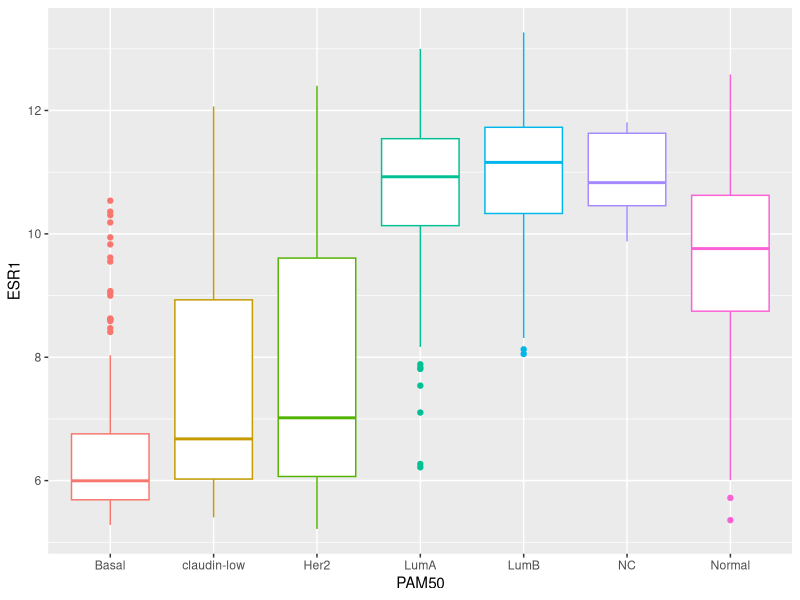
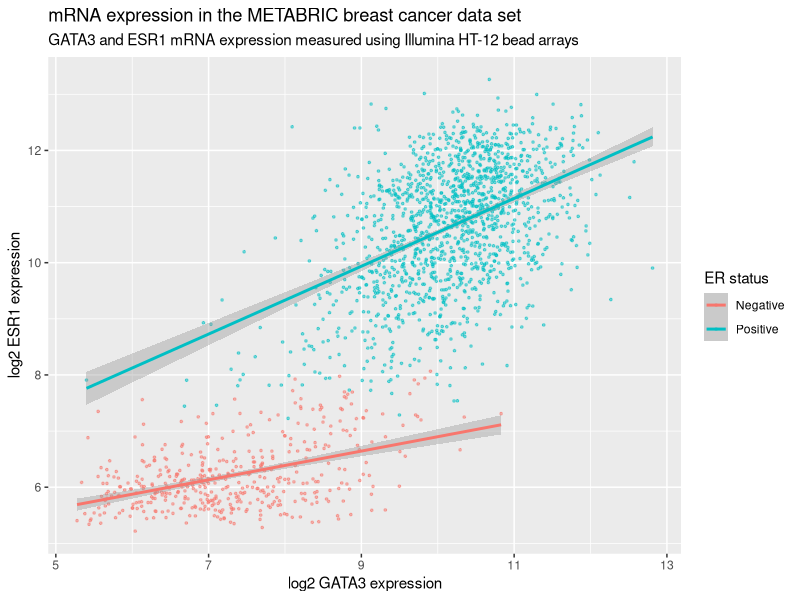
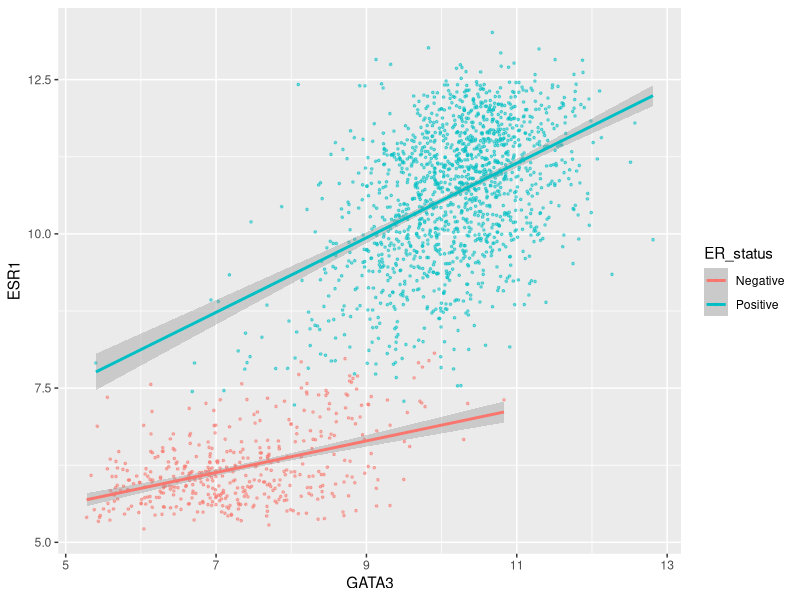
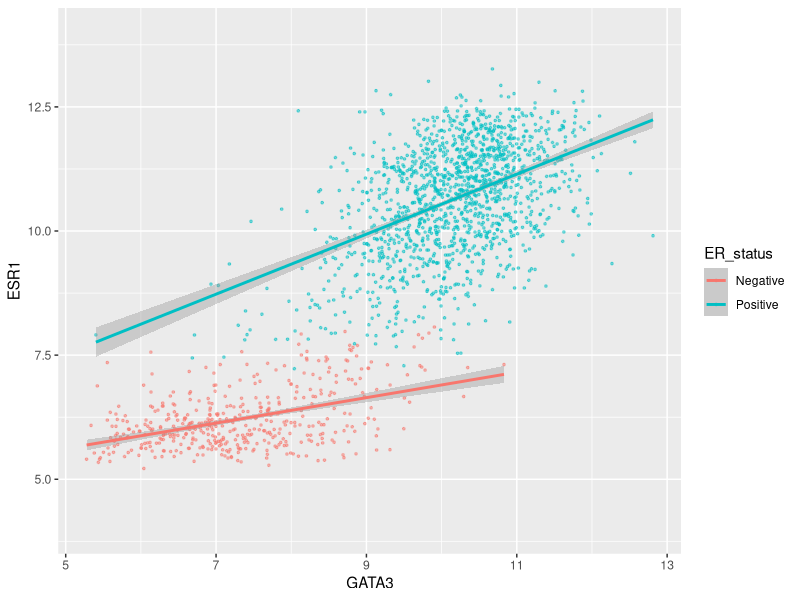
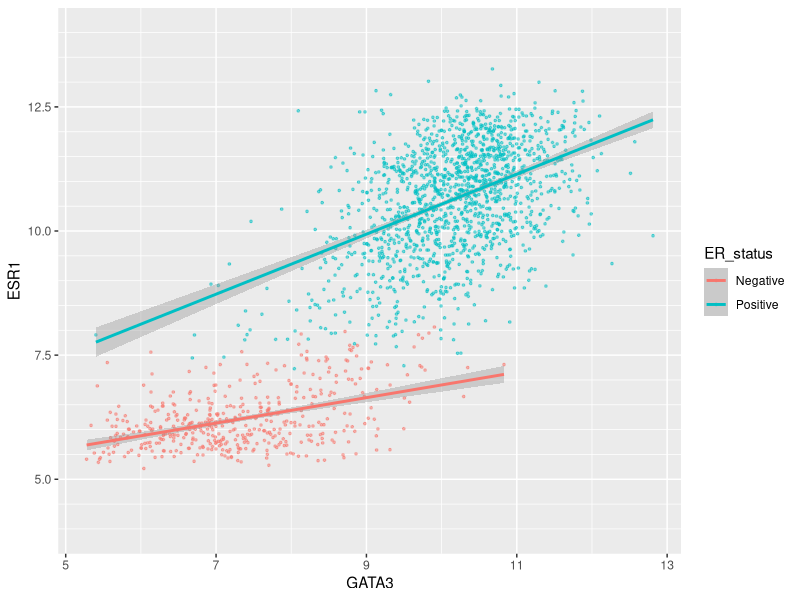
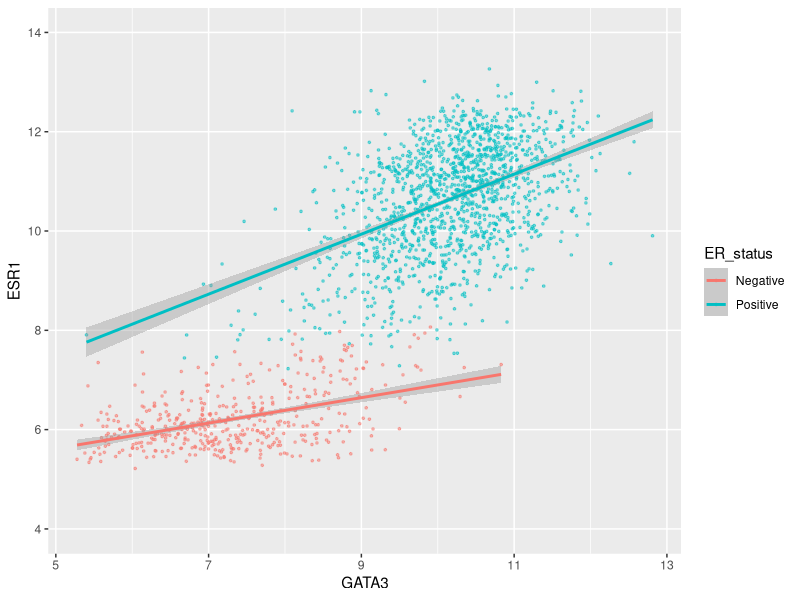
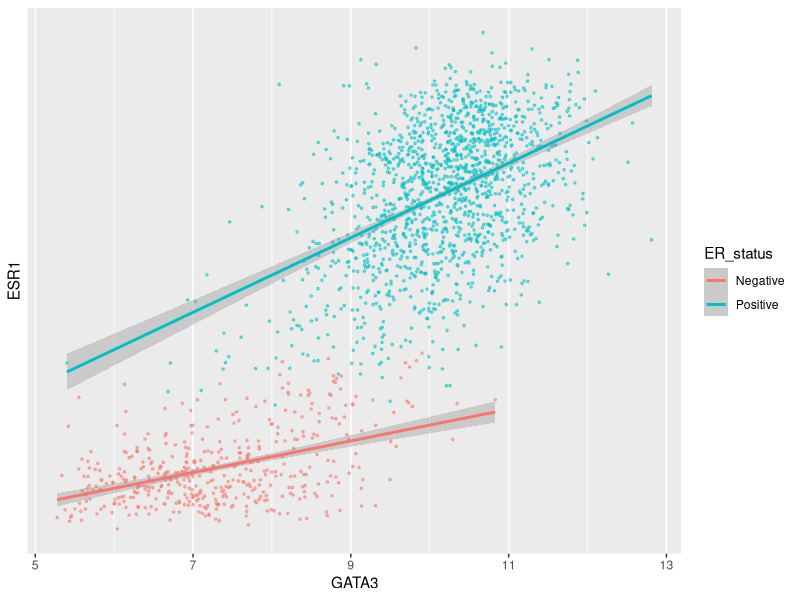
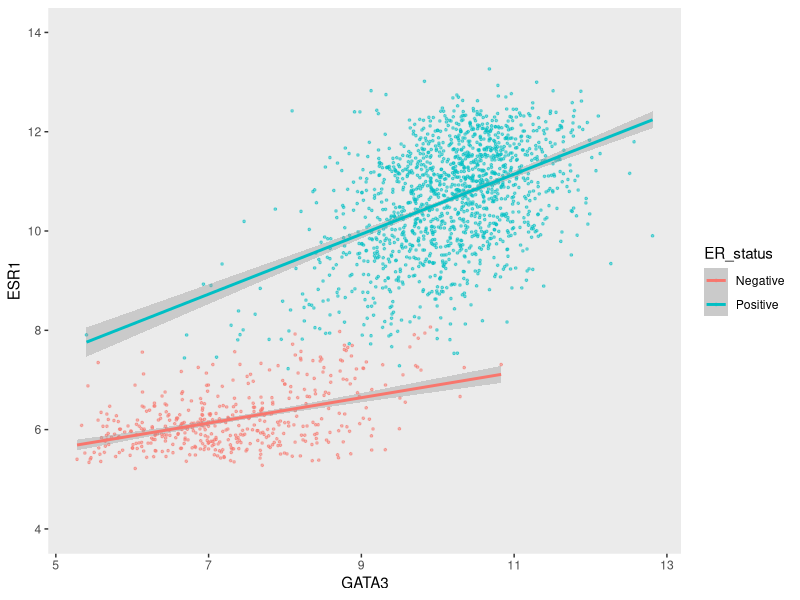

Here is the R script that generated these plots, in order: (Note: this script raises an error after producing the figures.)
## ---- chunk 1
library(tidyverse)
## ---- chunk 2
metabric <- read_csv("data/metabric_clinical_and_expression_data.csv")
metabric
## ---- chunk 3
summarise(metabric, mean(ESR1))
## ---- chunk 4
metabric %>%
  group_by(ER_status) %>%
  summarise(mean(ESR1))
## ---- chunk 5
2 ** (10.64 - 6.21)  # equivalent to (2 ** 10.64) / (2 ** 6.21)
## ---- chunk 6
metabric %>%
  group_by(Integrative_cluster) %>%
  summarise(ESR1 = mean(ESR1))
## ---- chunk 7
metabric %>%
  group_by(PAM50) %>%
  summarise_at(vars(ESR1, PGR, ERBB2), mean)
## ---- chunk 8
metabric %>%
  group_by(PAM50, HER2_status) %>%
  summarise(ESR1_mean = mean(ESR1))
## ---- chunk 9
metabric %>%
  group_by(PAM50, HER2_status) %>%
  summarise(N = n(), ESR1_mean = mean(ESR1))
## ---- chunk 10
count(metabric, PAM50)
## ---- chunk 11
count(metabric, PAM50, HER2_status)
## ---- chunk 12
count(metabric, PAM50, HER2_status, name = "Samples")
## ---- chunk 13
metabric %>%
  group_by(ER_status) %>%
  summarize(N = n(), `Average tumour size` = mean(Tumour_size))
## ---- chunk 14
metabric %>%
  group_by(ER_status) %>%
  summarize(N = n(), `Average tumour size` = mean(Tumour_size, na.rm = TRUE))
## ---- chunk 15
metabric %>%
  filter(!is.na(Tumour_size)) %>%
  group_by(ER_status) %>%
  summarize(N = n(), `Average tumour size` = mean(Tumour_size))
## ---- chunk 16
metabric %>%
  group_by(ER_status) %>%
  summarize(N = n(), Missing = sum(is.na(Tumour_size)), `Average tumour size` = mean(Tumour_size, na.rm = TRUE))
## ---- chunk 17
test_vector <- c(1, 3, 2, NA, 6, 5, NA, 10)
is.na(test_vector)
## ---- chunk 18
sum(is.na(test_vector))
## ---- chunk 19
mean(is.na(test_vector))
## ---- chunk 20
metabric %>%
  group_by(ER_status) %>%
  summarize(N = n(), `Missing tumour size` = sum(is.na(Tumour_size)), `Proportion missing` = mean(is.na(Tumour_size)))
## ---- chunk 21
metabric %>%
  filter(Survival_status == "DECEASED") %>%
  group_by(ER_status) %>%
  summarise(N = n(), N_long_survival = sum(Survival_time > 120), Proportion_long_survival = mean(Survival_time > 120))
## ---- chunk 22
mutations <- read_csv("data/metabric_mutations.csv")
select(mutations, Patient_ID, Chromosome, Position = Start_Position, Ref = Reference_Allele, Alt = Tumor_Seq_Allele1, Type = Variant_Type, Gene)
## ---- chunk 23
mutations %>%
  distinct(Patient_ID) %>%
  nrow()
## ---- chunk 24
mutations %>%
  distinct(Patient_ID, Gene)
## ---- chunk 25
# number of mutations for each gene
count(mutations, Gene)
## ---- chunk 26
# number of tumour samples in which each gene is mutated
mutations %>%
  distinct(Patient_ID, Gene) %>%
  count(Gene)
## ---- chunk 27
band_members
band_instruments
left_join(band_members, band_instruments, by = "name")
## ---- chunk 28
right_join(band_members, band_instruments, by = "name")
## ---- chunk 29
inner_join(band_members, band_instruments, by = "name")
## ---- chunk 30
full_join(band_members, band_instruments, by = "name")
## ---- chunk 31
band_instruments2
left_join(band_members, band_instruments2, by = c("name" = "artist"))
## ---- chunk 32
band_instruments3 <- tibble(
  name =  c("John",   "Paul", "Paul",   "Keith"),
  plays = c("guitar", "bass", "guitar", "guitar")
)
band_instruments3
left_join(band_members, band_instruments3, by = "name")
## ---- chunk 33
band_members3 <- tibble(
  name = c("Mick",   "John",    "Paul",    "Paul"),
  band = c("Stones", "Beatles", "Beatles", "Wings")
)
band_members3
left_join(band_members3, band_instruments3, by = "name")
## ---- chunk 34
band_members4 <- tibble(
  forename = c("Mick",   "John",    "Paul",      "John"),
  surname =  c("Jagger", "Lennon",  "McCartney", "Squire"),
  band =     c("Stones", "Beatles", "Beatles",   "Roses")
)
band_instruments4 <- tibble(
  forename = c("John",   "Paul",      "Keith",    "John"),
  surname =  c("Lennon", "McCartney", "Richards", "Squire"),
  plays =    c("guitar", "bass",      "guitar",   "guitar")
)
full_join(band_members4, band_instruments4, by = c("forename", "surname"))
## ---- chunk 35
band_members5 <- tibble(
  name = c("John", "Paul", "Ringo", "George", "Mick"),
  birth_year = c(1940, 1942, 1940, 1943, 1943),
  band = c("Beetles", "Beetles", "Beetles", "Beetles", "Stones")
)
band_instruments5 <- tibble(
  name = c("John", "Paul", "Ringo", "George"),
  birth_year = c(1940, 1942, 1940, 1943),
  instrument = c("guitar", "bass", "drums", "guitar")
)
left_join(band_members5, band_instruments5, by = "name")
## ---- chunk 36
semi_join(band_members, band_instruments, by = "name")
## ---- chunk 37
anti_join(band_members, band_instruments, by = "name")
## ---- chunk 38
clinical_data <- read_csv("data/metabric_clinical_data.csv")
clinical_data <- select(clinical_data, Patient_ID, ER_status, PAM50)
clinical_data
## ---- chunk 39
mrna_expression_data <- read_tsv("data/metabric_mrna_expression.txt")
mrna_expression_data
## ---- chunk 40
combined_data <- inner_join(clinical_data, mrna_expression_data, by = c("Patient_ID" = "SAMPLE_ID"))
combined_data
## ---- chunk 41
combined_data %>%
  filter(!is.na(PAM50), !is.na(ESR1)) %>%
  ggplot(mapping = aes(x = PAM50, y = ESR1, colour = PAM50)) +
  geom_boxplot(show.legend = FALSE)
## ---- chunk 42
plot <- ggplot(data = metabric, mapping = aes(x = GATA3, y = ESR1, colour = ER_status)) +
  geom_point(size = 0.6, alpha = 0.5) +
  geom_smooth(method = "lm") +
  labs(
    title = "mRNA expression in the METABRIC breast cancer data set",
    subtitle = "GATA3 and ESR1 mRNA expression measured using Illumina HT-12 bead arrays",
    x = "log2 GATA3 expression",
    y = "log2 ESR1 expression",
    colour = "ER status"
  )
plot
## ---- chunk 43
names(plot)
## ---- chunk 44
plot$mapping
## ---- chunk 45
ggplot(data = metabric, mapping = aes(x = GATA3, y = ESR1, colour = ER_status)) +
  geom_point(size = 0.6, alpha = 0.5) +
  geom_smooth(method = "lm") +
  scale_y_continuous(breaks = seq(5, 15, by = 2.5))
## ---- chunk 46
seq(5, 15, by = 2.5)
## ---- chunk 47
ggplot(data = metabric, mapping = aes(x = GATA3, y = ESR1, colour = ER_status)) +
  geom_point(size = 0.6, alpha = 0.5) +
  geom_smooth(method = "lm") +
  scale_y_continuous(breaks = seq(5, 15, by = 2.5), limits = c(4, 14))
## ---- chunk 48
ggplot(data = metabric, mapping = aes(x = GATA3, y = ESR1, colour = ER_status)) +
  geom_point(size = 0.6, alpha = 0.5) +
  geom_smooth(method = "lm") +
  scale_y_continuous(breaks = seq(5, 12.5, by = 2.5), minor_breaks = seq(4, 14, 0.5), limits = c(4, 14))
## ---- chunk 49
ggplot(data = metabric, mapping = aes(x = GATA3, y = ESR1, colour = ER_status)) +
  geom_point(size = 0.6, alpha = 0.5) +
  geom_smooth(method = "lm") +
  scale_y_continuous(breaks = seq(4, 14, by = 2), minor_breaks = NULL, limits = c(4, 14))
## ---- chunk 50
ggplot(data = metabric, mapping = aes(x = GATA3, y = ESR1, colour = ER_status)) +
  geom_point(size = 0.6, alpha = 0.5) +
  geom_smooth(method = "lm") +
  scale_y_continuous(breaks = NULL)
## ---- chunk 51
ggplot(data = metabric, mapping = aes(x = GATA3, y = ESR1, colour = ER_status)) +
  geom_point(size = 0.6, alpha = 0.5) +
  geom_smooth(method = "lm") +
  scale_y_continuous(breaks = seq(4, 14, by = 2), limits = c(4, 14)) +
  theme(panel.grid = element_blank())
## ---- chunk 52
ggplot(data = metabric, mapping = aes(x = GATA3, y = ESR1, colour = ER_status)) +
  geom_point(size = 0.6, alpha = 0.5) +
  geom_smooth(method = "lm") +
  scale_x_continuous(expand = expand_scale(mult = 0.01)) +
  scale_y_continuous(expand = expand_scale(mult = 0.1))
## ---- chunk 53
ggplot(data = metabric, mapping = aes(x = GATA3, y = ESR1, colour = ER_status)) +
  geom_point(size = 0.6, alpha = 0.5) +
  geom_smooth(method = "lm") +
  scale_x_continuous(position = "top")
## ---- chunk 54
ggplot(data = metabric, mapping = aes(x = GATA3, y = ESR1, colour = ER_status)) +
  geom_point(size = 0.6, alpha = 0.5) +
  geom_smooth(method = "lm") +
  scale_colour_manual(values = c("dodgerblue2", "firebrick2"))
## ---- chunk 55
ggplot(data = metabric, mapping = aes(x = GATA3, y = ESR1, colour = `3-gene_classifier`)) +
  geom_point(size = 0.6, alpha = 0.5, na.rm = TRUE) +
  scale_colour_brewer(palette = "Set1")
## ---- chunk 56
ggplot(data = metabric, mapping = aes(x = GATA3, y = ESR1, colour = ER_status)) +
  geom_point(size = 0.6, alpha = 0.5) +
  geom_smooth(method = "lm") +
  scale_colour_manual(values = c("dodgerblue2", "firebrick2"), labels = c("ER-negative", "ER-positive")) +
  labs(colour = NULL)  # remove legend title for colour now that the labels are self-explanatory
## ---- chunk 57
# Nottingham_prognostic_index is incorrectly calculated in the data downloaded from cBioPortal
metabric <- mutate(metabric, Nottingham_prognostic_index = 0.02 * Tumour_size + Lymph_node_status + Neoplasm_histologic_grade)
#
metabric %>%
  filter(!is.na(Nottingham_prognostic_index)) %>%
  ggplot(mapping = aes(x = GATA3, y = ESR1, colour = Nottingham_prognostic_index)) +
  geom_point(size = 0.5)
## ---- chunk 58
metabric %>%
  filter(!is.na(Nottingham_prognostic_index)) %>%
  ggplot(mapping = aes(x = GATA3, y = ESR1, colour = Nottingham_prognostic_index)) +
  geom_point(size = 0.75) +
  scale_colour_gradient(low = "white", high = "firebrick2")
## ---- chunk 59
metabric %>%
  filter(!is.na(Nottingham_prognostic_index)) %>%
  ggplot(mapping = aes(x = GATA3, y = ESR1, colour = Nottingham_prognostic_index)) +
  geom_point(size = 0.75) +
  scale_colour_gradient2(low = "dodgerblue1", mid = "grey90", high = "firebrick1", midpoint = 4.5)
## ---- chunk 60
metabric %>%
  filter(!is.na(Nottingham_prognostic_index)) %>%
  ggplot(mapping = aes(x = GATA3, y = ESR1, colour = Nottingham_prognostic_index)) +
  geom_point(size = 0.5) +
  scale_colour_gradient(
    low = "lightblue", high = "darkblue",
    name = "NPI",
    breaks = 2:6,
    limits = c(1.5, 6.5)
  )
